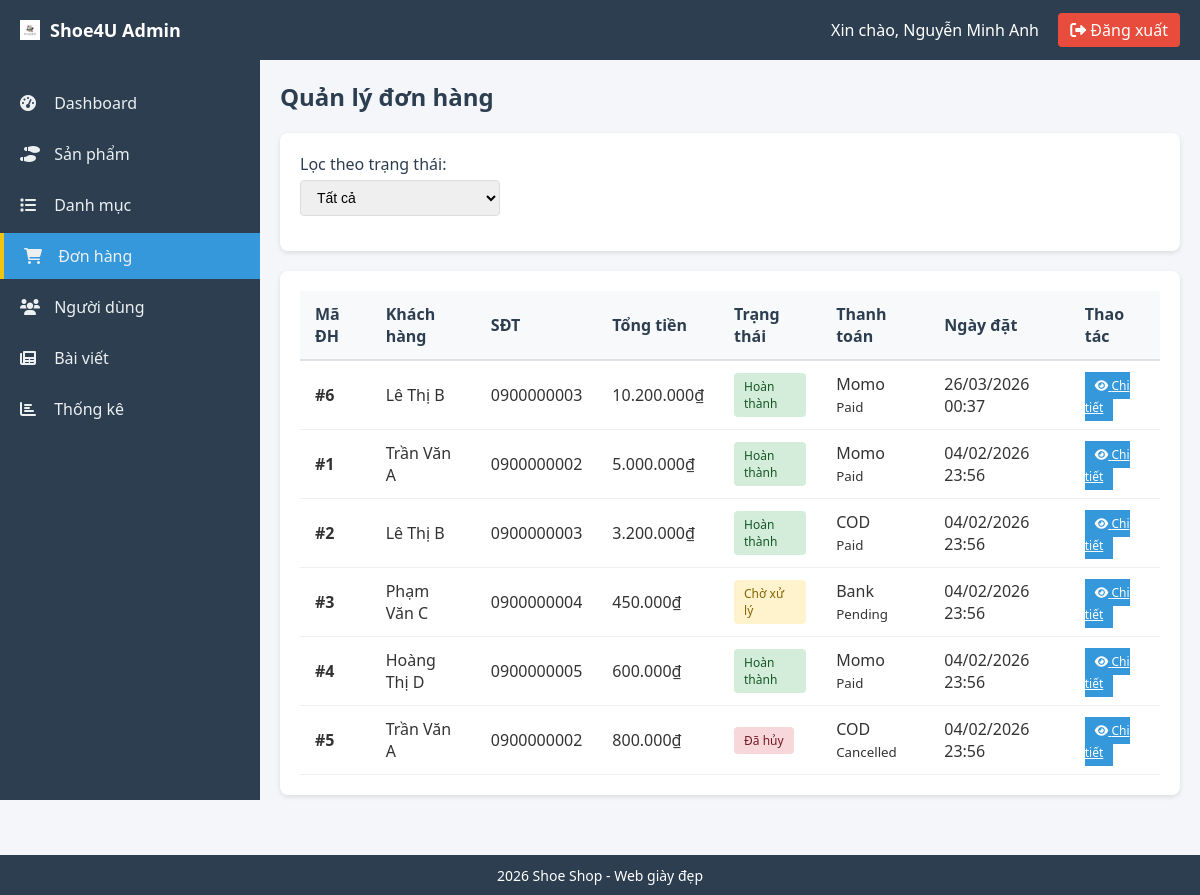
The app's page /views/admin/orders/index.php (signed in) with its own data.
### tables this page shows
CREATE TABLE `orders` (
  `order_id` int(11) NOT NULL,
  `user_id` int(11) DEFAULT NULL,
  `total_price` decimal(10,2) DEFAULT NULL,
  `status` enum('Pending','Shipping','Completed','Cancelled') DEFAULT 'Pending',
  `shipping_address` text DEFAULT NULL,
  `created_at` datetime DEFAULT current_timestamp()
);

CREATE TABLE `users` (
  `user_id` int(11) NOT NULL,
  `full_name` varchar(100) DEFAULT NULL,
  `email` varchar(100) DEFAULT NULL,
  `password` varchar(255) DEFAULT NULL,
  `phone` varchar(20) DEFAULT NULL,
  `address` text DEFAULT NULL,
  `role` enum('admin','customer') DEFAULT 'customer',
  `created_at` datetime DEFAULT current_timestamp()
);

CREATE TABLE `payments` (
  `payment_id` int(11) NOT NULL,
  `order_id` int(11) DEFAULT NULL,
  `method` varchar(50) DEFAULT NULL,
  `status` varchar(50) DEFAULT NULL,
  `paid_at` datetime DEFAULT NULL
);

### views/admin/orders/index.php (the view, shortened to what this page needs)
<?php
require_once '../layouts/auth_check.php';
require_once '../../../config/functions.php';
$status_filter = isset($_GET['status']) ? $_GET['status'] : '';
$where = $status_filter && $status_filter != 'all' ? "WHERE o.status = '$status_filter'" : '';
$page = isset($_GET['page']) ? (int)$_GET['page'] : 1;
$limit = 10;
$offset = ($page - 1) * $limit;
$orders = mysqli_query($conn, "
    SELECT o.*, u.full_name, u.phone, u.address,
           p.method as payment_method, p.status as payment_status
    FROM orders o
    JOIN users u ON o.user_id = u.user_id
    LEFT JOIN payments p ON o.order_id = p.order_id
    $where
    ORDER BY o.created_at DESC
    LIMIT $offset, $limit
");
include '../layouts/header.php';
include '../layouts/sidebar.php';
?>
<div class="content-header">
    <h1>Quản lý đơn hàng</h1>
</div>
<div class="card">
    <div class="card-body">
        <form method="GET" class="filter-form">
            <div class="form-group">
                <label>Lọc theo trạng thái:</label>
                <select name="status" onchange="this.form.submit()" class="form-control" style="width: 200px;">
                    <option value="all" <?php echo $status_filter == 'all' ? 'selected' : ''; ?>>Tất cả</option>
                </select>
            </div>
        </form>
    </div>
</div>
<div class="card mt-3">
    <div class="card-body">
        <table class="table">
            <thead>
                <tr>
                    <th>Mã ĐH</th>
                    <th>Khách hàng</th>
                    <th>SĐT</th>
                    <th>Tổng tiền</th>
                    <th>Trạng thái</th>
                    <th>Thanh toán</th>
                    <th>Ngày đặt</th>
                    <th>Thao tác</th>
                </tr>
            </thead>
            <tbody>
                <?php while($row = mysqli_fetch_assoc($orders)): ?>
                <tr>
                    <td><strong>#<?php echo $row['order_id']; ?></strong></td>
                    <td><?php echo $row['full_name']; ?></td>
                    <td><?php echo $row['phone']; ?></td>
                    <td><?php echo formatMoney($row['total_price']); ?></td>
                    <td><?php echo getOrderStatusBadge($row['status']); ?></td>
                    <td>
                        <?php echo $row['payment_method'] ?? 'N/A'; ?>
                        <br>
                        <small><?php echo $row['payment_status'] ?? ''; ?></small>
                    </td>
                    <td><?php echo formatDate($row['created_at']); ?></td>
                    <td>
                        <a href="detail.php?id=<?php echo $row['order_id']; ?>" class="btn-sm btn-info">
                            <i class="fas fa-eye"></i> Chi tiết
                        </a>
                    </td>
                </tr>
                <?php endwhile; ?>
            </tbody>
        </table>
    </div>
</div>
<?php include '../layouts/footer.php'; ?>

### config/functions.php (shortened to what this page needs)
<?php
if (!function_exists('formatMoney')) {
    function formatMoney($amount) {
        return number_format($amount, 0, ',', '.') . '₫';
    }
}
if (!function_exists('formatDate')) {
    function formatDate($date) {
        return date('d/m/Y H:i', strtotime($date));
    }
}
if (!function_exists('getOrderStatusBadge')) {
    function getOrderStatusBadge($status) {
        $colors = [
            'Pending' => 'warning',
            'Shipping' => 'info',
            'Completed' => 'success',
            'Cancelled' => 'danger'
        ];
        $labels = [
            'Pending' => 'Chờ xử lý',
            'Shipping' => 'Đang giao',
            'Completed' => 'Hoàn thành',
            'Cancelled' => 'Đã hủy'
        ];
        $color = $colors[$status] ?? 'secondary';
        $label = $labels[$status] ?? $status;
        return "<span class='badge badge-$color'>$label</span>";
    }
}
?>

### assets/css/admin.css (style rules this page uses)
* { margin: 0; padding: 0; box-sizing: border-box; }
body { font-family: 'Segoe UI', Tahoma, Geneva, Verdana, sans-serif; background: #f4f6f9; color: #333; }
.content-header { display: flex; justify-content: space-between; align-items: center; margin-bottom: 20px; }
.content-header h1 { font-size: 24px; color: #2c3e50; }
.card { background: #fff; border-radius: 8px; box-shadow: 0 2px 5px rgba(0,0,0,0.1); margin-bottom: 20px; }
.card-body { padding: 20px; }
.table { width: 100%; border-collapse: collapse; }
.table th { background: #f8f9fa; padding: 12px 15px; text-align: left; font-weight: 600; color: #2c3e50; border-bottom: 2px solid #dee2e6; }
.table td { padding: 12px 15px; border-bottom: 1px solid #ecf0f1; }
.badge { display: inline-block; padding: 5px 10px; border-radius: 4px; font-size: 12px; font-weight: 500; }
.badge-success { background: #d4edda; color: #155724; }
.badge-warning { background: #fff3cd; color: #856404; }
.badge-danger { background: #f8d7da; color: #721c24; }
.btn-info { background: #3498db; color: #fff; }
.btn-sm { padding: 5px 10px; font-size: 12px; }
.form-group { margin-bottom: 15px; }
.form-group label { display: block; margin-bottom: 5px; font-weight: 500; color: #2c3e50; }
.form-control { width: 100%; padding: 8px 12px; border: 1px solid #ddd; border-radius: 4px; font-size: 14px; }

### records on screen
orders: order_id "6", user.full_name "Lê Thị B", user.phone "0900000003", total_price "10.200.000₫", status "Hoàn thành", payments.method "Momo", payments.status "Paid", created_at "26/03/2026 00:37"
orders: order_id "1", user.full_name "Trần Văn A", user.phone "0900000002", total_price "5.000.000₫", status "Hoàn thành", payments.method "Momo", payments.status "Paid", created_at "04/02/2026 23:56"
orders: order_id "2", user.full_name "Lê Thị B", user.phone "0900000003", total_price "3.200.000₫", status "Hoàn thành", payments.method "COD", payments.status "Paid", created_at "04/02/2026 23:56"
orders: order_id "3", user.full_name "Phạm Văn C", user.phone "0900000004", total_price "450.000₫", status "Chờ xử lý", payments.method "Bank", payments.status "Pending", created_at "04/02/2026 23:56"
orders: order_id "4", user.full_name "Hoàng Thị D", user.phone "0900000005", total_price "600.000₫", status "Hoàn thành", payments.method "Momo", payments.status "Paid", created_at "04/02/2026 23:56"
orders: order_id "5", user.full_name "Trần Văn A", user.phone "0900000002", total_price "800.000₫", status "Đã hủy", payments.method "COD", payments.status "Cancelled", created_at "04/02/2026 23:56"

### other values on screen
$_SESSION['full_name'] "Nguyễn Minh Anh"
